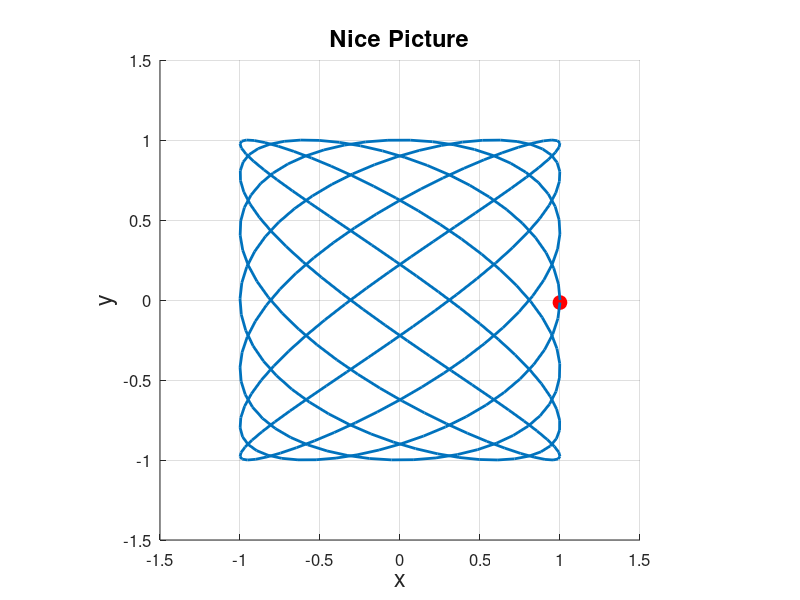

Reproduce this figure in MATLAB.
%class 05.02.
%Harmonic Oscillation

%-----------preparing window----------------------------
figure('units','norm','position',[.1 .1 .8 .7],'color',[.9 .9 .9],...
       'name', "Nice Picture");                                       %Creating Window
a = axes('position',[.1 .1 .8 .8],'color',[1 1 1],'fontsize',[12]);   %Creating Axis
a : title ("Nice Picture",'fontsize',[17]);                           %titleing diagram
a : ylabel ("y",'fontsize',[17]);                                     %labeling y axis
a : xlabel ("x",'fontsize',[17]);                                     %labeling x axis
grid on;                                                              %turing on the grid in coordinate system
drawnow;                                                              %drawing the coodinate system

%---------------changeable variables---------------------
A1=1;                             %Amplitude y
A2=1;                             %Amplitude x
w1=5;                             %frequency for y
w2=7;                             %frequency for x
i=.02;                            %interval of loop

%----------calculating limits of coodinate system--------
axis('equal',[-1.5 1.5 -1.5 1.5]) %preparing coordinate system limits
drawnow;                          %drawing the prepared system

%---------------initializing variables-------------------
t=0;                              %time (==x)
y=0;                              %y, the elongation                         
x1=0;                             %additional t variable
y1=0;                             %additional y variable                

%-------------creating ball for function-----------------
h_Ball=line(0,0,'marker','o','markersize',[10],'color',[1 0 0],'markerfacecolor',[1 0 0]);    %creating the ball
drawnow;                                                                                      %drawing the ball initially

%-----------------fuction--------------------------------
y1=A1*sin(w1*0);                        %creating first point used to draw trail
x1=A2*cos(w2*0);                        %creating first point used to draw trail

for t=0:i:(2*pi)+.01;                   %loop to draw the function
    y=A1*sin(w1*t);                     %function
    x=A2*cos(w2*t);                     %function
    set(h_Ball,'xdata',x,'ydata',y);    %drawing ball at point specified by function
    line([x1 x],[y1 y],'linewidth',[2]) %drawing trail of the ball
    drawnow;                            %drawing trail of function
    x1=x;                               %saving old variables for next turn to draw trail
    y1=y;                               %saving old variables for next turn to draw trail
        
endfor;
